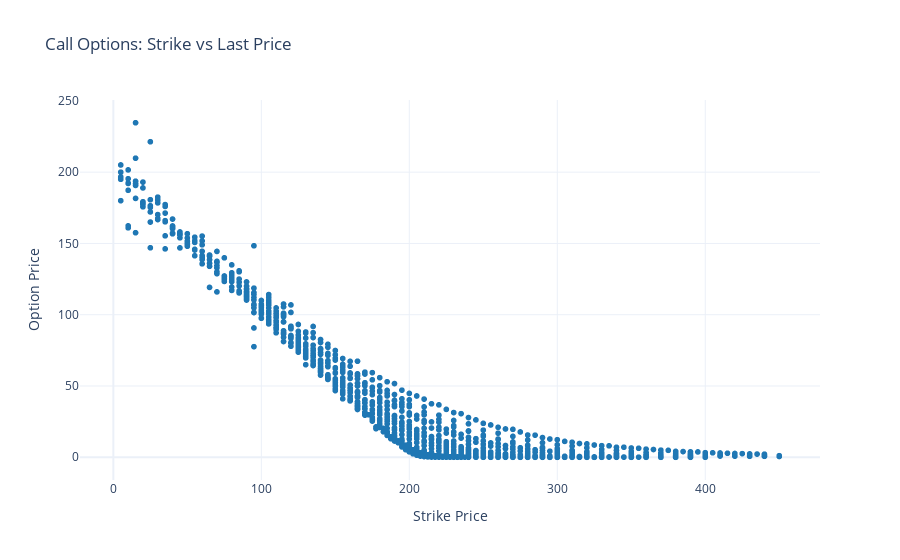
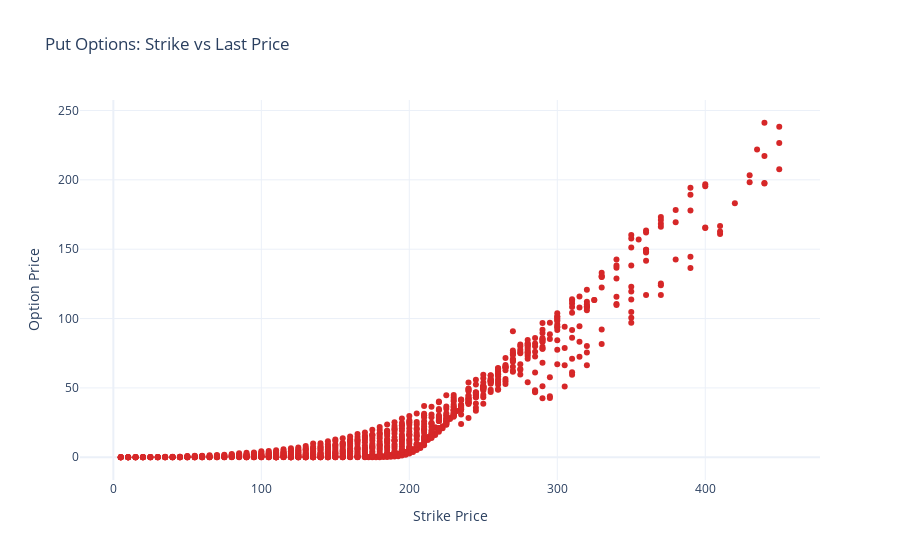

Notebook source saved alongside these figures, in order:
### Code cell
# Calls
fig_calls = px.scatter(
    opts_data_c,
    x='strike',
    y='lastOptionPrice',
    title='Call Options: Strike vs Last Price',
    labels={'strike': 'Strike Price', 'lastOptionPrice': 'Option Price'},
    color_discrete_sequence=['#1f77b4']
)
fig_calls.update_traces(marker=dict(size=6))
fig_calls.update_layout(template='plotly_white')
fig_calls.show()

# Puts
fig_puts = px.scatter(
    opts_data_p,
    x='strike',
    y='lastOptionPrice',
    title='Put Options: Strike vs Last Price',
    labels={'strike': 'Strike Price', 'lastOptionPrice': 'Option Price'},
    color_discrete_sequence=['#d62728']
)
fig_puts.update_traces(marker=dict(size=6))
fig_puts.update_layout(template='plotly_white')
fig_puts.show()

### Figure 1 — Plotly figure (JSON) as saved in the notebook; plotly's stock layout.template omitted (floating-point values rounded to 4 significant figures; data arrays with more than 128 entries replaced by an {"elided": "..."} marker saying what was removed)
{"data": [{"hovertemplate": "Strike Price=%{x}<br>Option Price=%{y}<extra></extra>", "legendgroup": "", "marker": {"color": "#1f77b4", "size": 6, "symbol": "circle"}, "mode": "markers", "name": "", "showlegend": false, "type": "scattergl", "x": {"elided": "1102 float values"}, "xaxis": "x", "y": {"elided": "1102 float values"}, "yaxis": "y"}], "layout": {"autosize": true, "legend": {"tracegroupgap": 0}, "title": {"text": "Call Options: Strike vs Last Price"}, "xaxis": {"anchor": "y", "autorange": true, "domain": [0, 1], "range": [-21.89, 476.9], "title": {"text": "Strike Price"}, "type": "linear"}, "yaxis": {"anchor": "x", "autorange": true, "domain": [0, 1], "range": [-19.36, 254.0], "title": {"text": "Option Price"}, "type": "linear"}}}

### Figure 2 — Plotly figure (JSON) as saved in the notebook; plotly's stock layout.template omitted (floating-point values rounded to 4 significant figures; data arrays with more than 128 entries replaced by an {"elided": "..."} marker saying what was removed)
{"data": [{"hovertemplate": "Strike Price=%{x}<br>Option Price=%{y}<extra></extra>", "legendgroup": "", "marker": {"color": "#d62728", "size": 6, "symbol": "circle"}, "mode": "markers", "name": "", "orientation": "v", "showlegend": false, "type": "scatter", "x": {"elided": "978 float values"}, "xaxis": "x", "y": {"elided": "978 float values"}, "yaxis": "y"}], "layout": {"autosize": true, "legend": {"tracegroupgap": 0}, "title": {"text": "Put Options: Strike vs Last Price"}, "xaxis": {"anchor": "y", "autorange": true, "domain": [0, 1], "range": [-21.89, 476.9], "title": {"text": "Strike Price"}, "type": "linear"}, "yaxis": {"anchor": "x", "autorange": true, "domain": [0, 1], "range": [-19.89, 261.0], "title": {"text": "Option Price"}, "type": "linear"}}}
